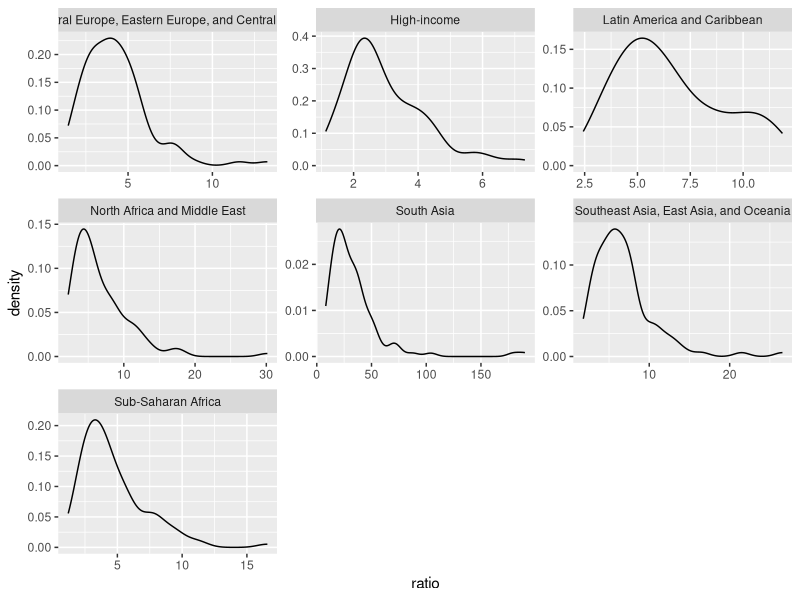

The R script that drew this image:

## CALCULATING OUTPATIENT/HOSPITALISATION RATIOS
#setwd("~/Desktop/research asst/Global Code")

library(data.table)
library(readr)
library(ggplot2)

rates <- data.table(read_csv("econ/outcome_calculations/data/lrti_outpat.csv", show_col_types=F))

## determining distribution
f.gamma <- function(shape, rate, x) {
  p <- pgamma(x, shape, rate)
  # return both
  return(c(p))
}
delta <- function(fit, actual) sum((fit-actual)^2)
objective <- function(theta, x, prob, ...) {
  ab <- (theta)
  fit <- f.gamma(ab[1], ab[2], x=as.numeric(x),...)
  # fit <- f.beta(ab[1], ab[2], x=as.numeric(x),...)
  return (delta(fit, prob))
}
fcn_fitting <- function(rates,
                        probs){

  x <- c(unlist(unname(rates)))
  sol <- suppressWarnings(optim(f=objective,p=c(1,1),
                                # method="BFGS",
                                x=x,
                                prob=c(probs),
                                control = list(reltol = 1e-15)
  ))
  parms <- (sol$par)
  return(parms)
}

rates[,3:5] <- rates[,3:5]/100000000

for(i in 1:nrow(rates)){
  parms <- fcn_fitting(rates[i,3:5], c(0.5, 0.025, 0.975))
  rates[i,"shape"] <- parms[1]
  rates[i,"rate"] <- parms[2]
  rates[i,"med_fit"] <- qgamma(p=c(0.5), shape=parms[1], rate=parms[2])
  rates[i,"l95_fit"] <- qgamma(p=c(0.025), shape=parms[1], rate=parms[2])
  rates[i,"u95_fit"] <- qgamma(p=c(0.975), shape=parms[1], rate=parms[2])
}

# ggplot(rates) + 
#   geom_point(aes(x=U95, y=u95_fit)) +
#   geom_line(aes(x=U95,y=U95),lty=2)

ratio_samples <- data.table(
  region = rep(unique(rates$region),each=100),
  simulation_index = 1:100
)

for(i in 1:nrow(ratio_samples)){
  shape <- rates[region==ratio_samples[i,region] &
                 outcome=='hospitalisation',]$shape 
  rate <- rates[region==ratio_samples[i,region] &
                   outcome=='hospitalisation',]$rate
  ratio_samples[i, hosp := 100000000*rgamma(1,shape,rate)]
  shape <- rates[region==ratio_samples[i,region] &
                   outcome=='outpatient',]$shape 
  rate <- rates[region==ratio_samples[i,region] &
                  outcome=='outpatient',]$rate
  ratio_samples[i, outp := 100000000*rgamma(1,shape,rate)]
}

# ggplot(ratio_samples) + 
#   geom_histogram(aes(x=hosp),bins=30) + 
#   facet_wrap(region~., scales='free')

ratio_samples[, ratio := outp/hosp]

ggplot(ratio_samples) +
  geom_density(aes(x=ratio)) +
  facet_wrap(region~., scales='free')

regions <- data.table(read_csv("econ/outcome_calculations/data/GBDsuperregions.csv", show_col_types=F))
itzs <- data.table(read_csv("econ/outcome_calculations/data/new_clustering.csv", show_col_types=F))
itzs[,c('cluster_name','in_cluster'):=NULL]

setnames(regions, 'val','region')
for(i in 1:nrow(itzs)){
  names <- c(unname(unlist(itzs[i,c('country', 'country_altern','country_altern_2')])))
  dt <- regions[country %in% names] 
  if(nrow(dt)==1){
    itzs[i,region := dt$region]
  }
}
setnames(itzs,'codes','country_code')

outpatient_ratios <- itzs[,c('country_code','region')]
outpatient_ratios <- outpatient_ratios[,lapply(.SD,rep,each=100)]
outpatient_ratios[, simulation_index := rep(1:100, 186)]
outpatient_ratios <- outpatient_ratios[ratio_samples, on=c('region','simulation_index'),
                                       ratio := ratio]
write_csv(outpatient_ratios, file = "econ/outcome_calculations/data/outpatient_ratios.csv")



